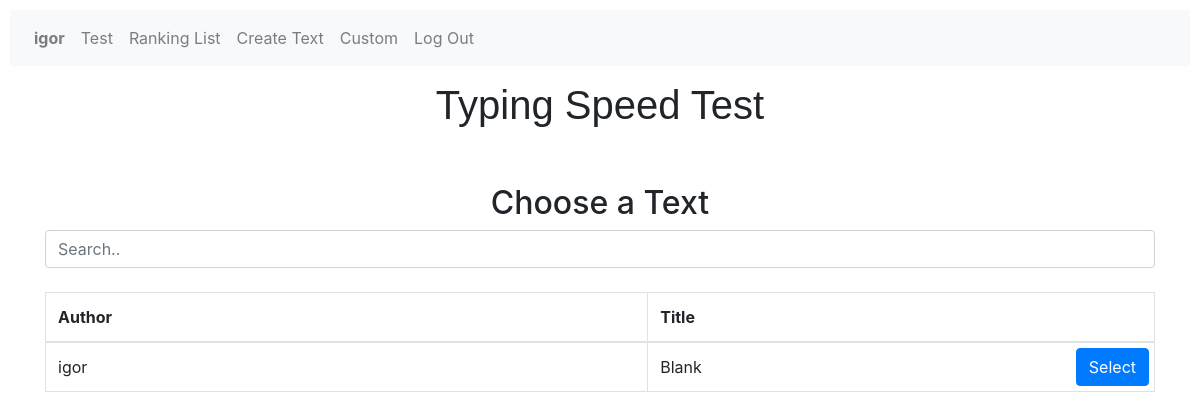
The app's page /custom (signed in), older data.
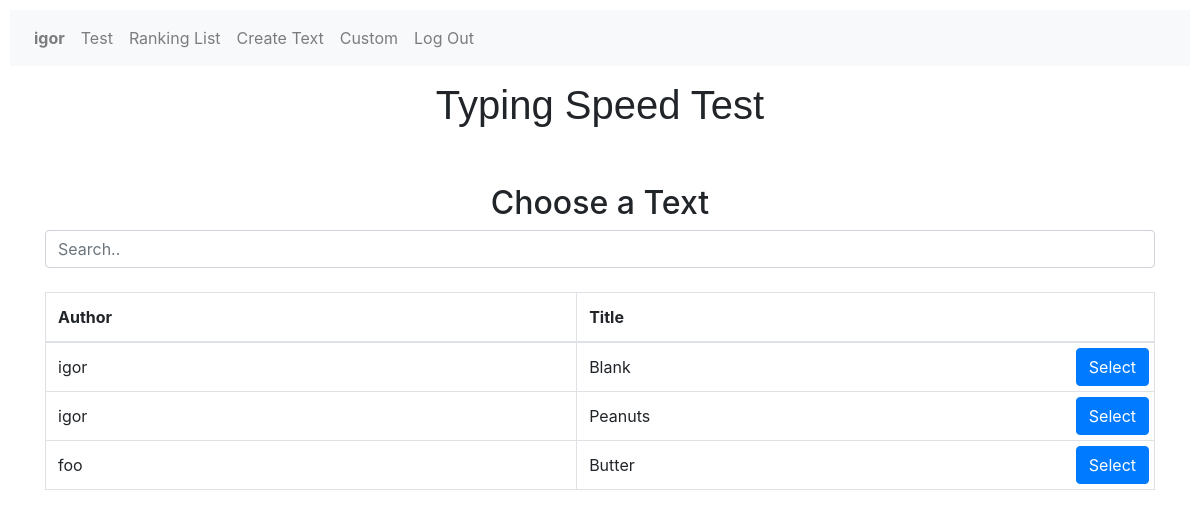
The same page, newer data.
### type_speed/models.py (models this page shows, shortened)
class CustomText(models.Model):
    user = models.ForeignKey(User, on_delete=models.CASCADE, related_name="texts")
    title = models.CharField(max_length=64, default="Blank")
    text = models.TextField()

class User(AbstractUser):
    gender = models.CharField(max_length=32, default='other')

### type_speed/views.py (the view)
# urls.py: path("custom", views.custom, name="custom"),
def custom(request):
    if User.objects.filter(username=request.user):
        texts = CustomText.objects.all()
        return render(request, 'type_speed/custom.html', {
            "texts": texts
        })
    else:
        return redirect('login')

### type_speed/templates/type_speed/custom.html (shortened to what this page needs)
{% extends "type_speed/layout.html" %}
{% load static %}
{% block body %}
   <h1>Typing Speed Test</h1><br>
   <div id="text-selection">
    <div class="container mt-3">
        <h2>Choose a Text</h2>
        <input class="form-control" id="myInput" type="text" placeholder="Search..">
        <br>
        <table class="table table-bordered">
        <thead>
            <tr>
            <th>Author</th>
            <th>Title</th>
            </tr>
        </thead>
        <tbody id="myTable">
            {% for text in texts %}
                <tr id="{{ text.id }}">
                    <td data-search="{{ text.user }}">{{ text.user }}</td>
                    <td class="title-row" data-search="{{ text.title }}">
                        {{ text.title }}
                        <button class="btn btn-primary" onclick="load_text('{{ text.id }}')">Select</button>
                    </td>
                </tr>
            {% endfor %}
        </tbody>
        </table>
    </div>
  </div>
{% endblock %}

Row changes from the older to the newer data that the page shows:
added CustomText: user "igor", title "Peanuts"
added CustomText: user "foo", title "Butter"
